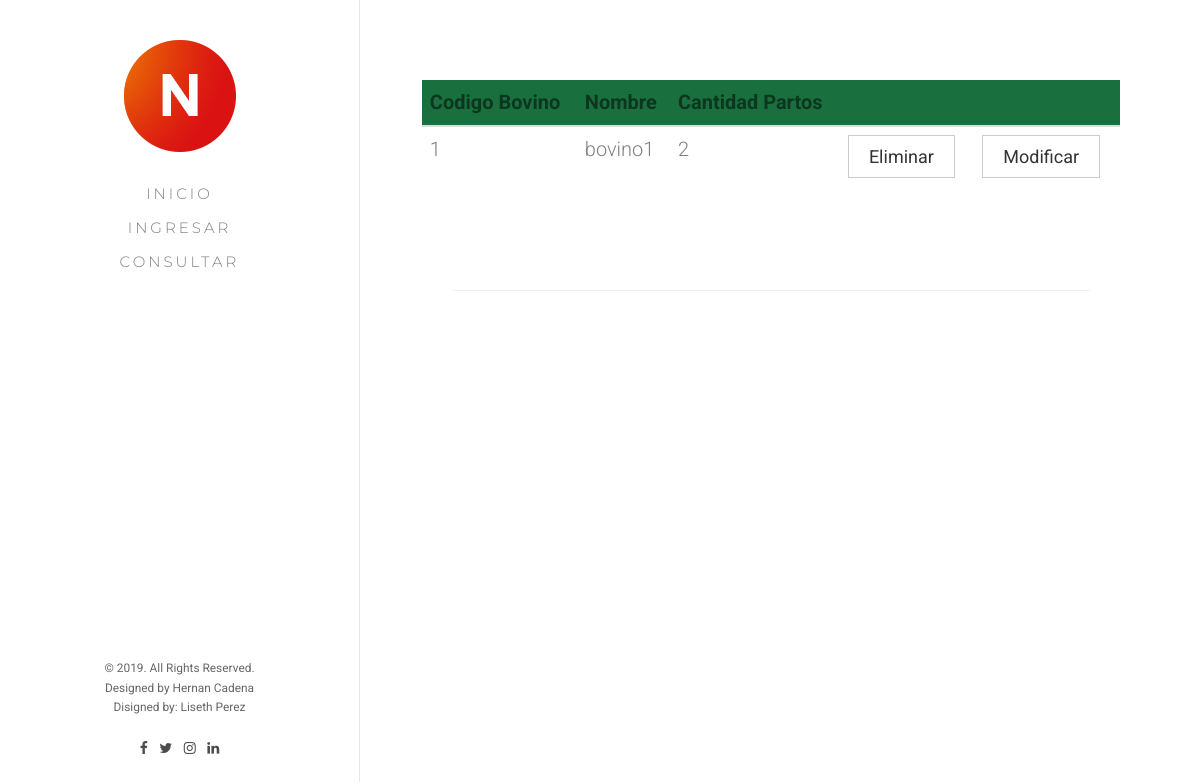
/produlect/searchbovine, run on the app's committed database.
### produlect/models.py (models this page shows, shortened)
class bovino(models.Model):
    id_bovino = models.AutoField(primary_key=True)
    codigo_bovino = models.IntegerField()
    identidad_ica = models.IntegerField()
    nombre = models.CharField(max_length=45)
    nombre_madre = models.CharField(max_length=45)
    nombre_padre = models.CharField(max_length=45)
    cantidad_partos = models.CharField(max_length=45)
    fecha_ultimo_parto = models.DateField(
        'Fecha de Ultimo Parto', blank=False, null=False)
    dias_lactancia = models.CharField(max_length=45)
    id_tipo_bovino = models.ForeignKey(tipo_bovino, on_delete=models.CASCADE)

### produlect/views.py (the view)
# urls.py: path('searchbovine', views.searchbovine, name='searchbovine'),
def searchbovine(request):
    bovines = bovino.objects.all()
    args = {
        'bovines': bovines
    }
    return render(request, 'bovine/search.html', args)

### produlect/templates/bovine/search.html (shortened to what this page needs)
{% extends "base/base.html" %}
{% load static %}
{% block content %}
<div id="fh5co-page">
	<aside id="fh5co-aside" role="complementary" class="border js-fullheight">
		<h1 id="fh5co-logo"><a href="index.html"><img src="{% static 'images/logo.png' %}"
					alt="Free HTML5 Bootstrap Website Template"></a></h1>
		<nav id="fh5co-main-menu" role="navigation">
			<ul>
				<li><a href="{% url 'index' %}">Inicio</a></li>
				<li><a href="{% url 'createbovine' %}">Ingresar</a></li>
				<li><a href="{% url 'searchbovine' %}">Consultar</a></li>
			</ul>
		</nav>
		<div class="fh5co-footer">
			<p><small>&copy; 2019. All Rights Reserved.</span> <span>Designed by Hernan Cadena</span> <span>Disigned by:
						Liseth Perez</span></small></p>
			<ul>
				<li><a href="#"><i class="icon-facebook"></i></a></li>
				<li><a href="#"><i class="icon-twitter"></i></a></li>
				<li><a href="#"><i class="icon-instagram"></i></a></li>
				<li><a href="#"><i class="icon-linkedin"></i></a></li>
			</ul>
		</div>
	</aside>
	<div id="fh5co-main">
		<div class="fh5co-narrow-content fh5co-border-bottom" id="consultar">
			<div class="row">
				<div class="col-md-20 animate-box" data-animate-effect="fadeInLeft">
					<form action="">
						<div class="row">
							<div class="col-md-12">
								<div class="row">
									<table class="table">
										<thead style="background-color: #196f3d">
											<tr>
												<th scope="col">Codigo Bovino</th>
												<th scope="col">Nombre</th>
												<th scope="col">Cantidad Partos</th>
												<th scope="col"></th>
												<th scope="col"></th>
											</tr>
										</thead>
										{% for form in bovines %}
										<tbody>
											<tr>
												<td scope="row">{{ form.codigo_bovino }}</td>
												<td scope="row">{{ form.nombre }}</td>
												<td scope="row">{{ form.cantidad_partos }}</td>
												<td scope="row"><a href="{% url 'deletebovine' codigo_bovino=form.codigo_bovino %}"><button type="button" class="btn btn-default">Eliminar</button></a></td>
												<td scope="row"><a href="{% url 'updatebovine' codigo_bovino=form.codigo_bovino %}"><button type="button" class="btn btn-default">Modificar</button></a></td>
											</tr>
										</tbody>
										{% endfor %}
									</table>
								</div>
							</div>
						</div>
					</form>
				</div>
			</div>
		</div>
	</div>
</div>
{% endblock content%}

### produlect/static/css/icomoon.css (style rules this page uses)
[class^="icon-"], [class*=" icon-"] { font-family: 'icomoon' !important; speak: none; font-style: normal; font-weight: normal; font-variant: normal; text-transform: none; line-height: 1; -webkit-font-smoothing: antialiased; -moz-osx-font-smoothing: grayscale; }
.icon-twitter:before { content: "\f099"; }
.icon-facebook:before { content: "\f09a"; }
.icon-linkedin:before { content: "\f0e1"; }
.icon-instagram:before { content: "\f16d"; }

### produlect/static/css/style.css (style rules this page uses)
body { font-family: "Roboto", Arial, sans-serif; font-weight: 300; font-size: 20px; line-height: 1.6; color: rgba(0, 0, 0, 0.5); }
a { color: #196f3d; -webkit-transition: 0.5s; -o-transition: 0.5s; transition: 0.5s; }
p { margin-bottom: 1.5em; }
h1, h2, h3, h4, h5, h6 { color: #000; font-family: "Montserrat", Arial, sans-serif; font-weight: 700; margin: 0 0 30px 0; }
#fh5co-page { width: 100%; overflow: hidden; position: relative; }
#fh5co-aside { padding-top: 40px; padding-bottom: 40px; width: 15%; position: fixed; bottom: 0; top: 0; left: 0; overflow-y: scroll; -webkit-transition: 0.5s; -o-transition: 0.5s; transition: 0.5s; font-size: 9px !important; }
#fh5co-aside.border { border-right: 1px solid #e6e6e6; }
@media screen and (max-width: 1200px) { #fh5co-aside { width: 30%; } }
#fh5co-aside #fh5co-logo { text-align: center; }
#fh5co-aside #fh5co-main-menu ul { text-align: center; margin: 0; padding: 0; }
#fh5co-aside #fh5co-main-menu ul li { margin: 0 0 10px 0; padding: 0; list-style: none; }
#fh5co-aside #fh5co-main-menu ul li a { color: rgba(0, 0, 0, 0.5); text-decoration: none; letter-spacing: .1em; text-transform: uppercase; font-size: 15px; font-weight: 300; position: relative; -webkit-transition: 0.3s; -o-transition: 0.3s; transition: 0.3s; padding: 10px 10px; letter-spacing: .2em; font-family: "Montserrat", Arial, sans-serif; }
#fh5co-aside #fh5co-main-menu ul li a:after { content: ""; position: absolute; height: 2px; bottom: 7px; left: 10px; right: 10px; background-color: #196f3d; visibility: hidden; -webkit-transform: scaleX(0); -moz-transform: scaleX(0); -ms-transform: scaleX(0); -o-transform: scaleX(0); transform: scaleX(0); -webkit-transition: all 0.3s cubic-bezier(0.175, 0.885, 0.32, 1.275); -moz-transition: all 0.3s cubic-bezier(0.175, 0.885, 0.32, 1.275); -ms-transition: all 0.3s cubic-bezier(0.175, 0.885, 0.32, 1.275); -o-transition: all 0.3s cubic-bezier(0.175, 0.885, 0.32, 1.275); transition: all 0.3s cubic-bezier(0.175, 0.885, 0.32, 1.275); }
#fh5co-aside .fh5co-footer { position: absolute; bottom: 40px; font-size: 14px; text-align: center; width: 100%; font-weight: 400; color: rgba(0, 0, 0, 0.6); }
#fh5co-aside .fh5co-footer span { display: block; }
#fh5co-aside .fh5co-footer ul { padding: 0; margin: 0; text-align: center; }
#fh5co-aside .fh5co-footer ul li { padding: 0; margin: 0; display: inline; list-style: none; }
#fh5co-aside .fh5co-footer ul li a { color: rgba(0, 0, 0, 0.7); padding: 4px; }
#fh5co-main { width: 85%; float: right; -webkit-transition: 0.5s; -o-transition: 0.5s; transition: 0.5s; }
@media screen and (max-width: 1200px) { #fh5co-main { width: 70%; } }
#fh5co-main .fh5co-narrow-content { position: relative; width: 80%; margin: 0 auto; padding: 4em 0; }
.fh5co-border-bottom { border-bottom: 1px solid #f0f0f0; }
.btn { margin-right: 4px; margin-bottom: 4px; font-family: "Roboto", Arial, sans-serif; font-size: 18px; font-weight: 400; -webkit-border-radius: 0px; -moz-border-radius: 0px; -ms-border-radius: 0px; border-radius: 0px; -webkit-transition: 0.5s; -o-transition: 0.5s; transition: 0.5s; padding: 8px 20px !important; }
.js .animate-box { opacity: 0; }

### data on the page
bovino: codigo_bovino "1", nombre "bovino1", cantidad_partos "2"
